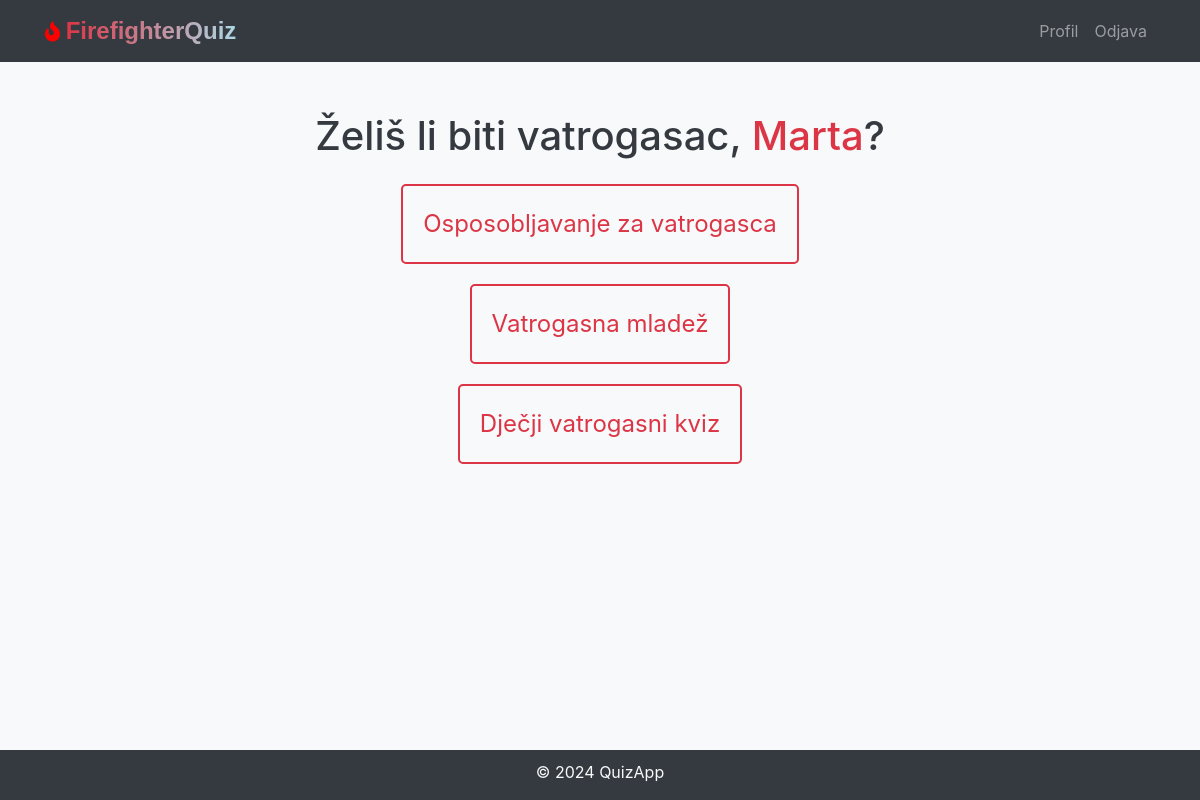
/welcome (signed in), run on the app's committed database.
### models.py (models this page shows, shortened)
class User(db.Model, UserMixin):
    id = db.Column(db.Integer, primary_key=True)
    username = db.Column(db.String(20), unique=True, nullable=False)
    first_name = db.Column(db.String(50), nullable=False)
    last_name = db.Column(db.String(50), nullable=False)
    email = db.Column(db.String(120), unique=True, nullable=False)
    password_hash = db.Column(db.String(128), nullable=False)
    quiz_scores = db.relationship('QuizScore', backref='user', lazy=True)
    is_admin = db.Column(db.Boolean, default=False, nullable=False)

class Quiz(db.Model):
    id = db.Column(db.Integer, primary_key=True)
    quiz_name = db.Column(db.String(255), nullable=False)  # Ensure this matches your actual database column name
    questions = db.relationship('Question', backref='quiz', lazy=True)
    quiz_scores = db.relationship('QuizScore', backref='quiz', lazy=True)

### views.py (the view)
@views_app.route('/welcome')
@login_required
def welcome():
    quizzes = Quiz.query.all()
    return render_template('welcome.html', username=current_user.username, quizzes=quizzes)

### models.py (called while the page is built)
@login_manager.user_loader
def load_user(user_id):
    return User.query.get(int(user_id))

### templates/welcome.html (shortened to what this page needs)
<!DOCTYPE html>
<html lang="en">
<head>
    <link rel="stylesheet" href="https://maxcdn.bootstrapcdn.com/bootstrap/4.5.2/css/bootstrap.min.css">
    <link rel="stylesheet" href="{{ url_for('static', filename='css/styles-welcome.css') }}">
    <link rel="stylesheet" href="{{ url_for('static', filename='css/styles.css') }}">
    <link rel="stylesheet" href="https://cdnjs.cloudflare.com/ajax/libs/font-awesome/5.15.1/css/all.min.css"  />
</head>
<body>
{% include 'navbar.html' %}
<div class="container-welcome text-center">
    <h1 class="welcome-text text-dark">Želiš li biti vatrogasac, <span style="color: #dc3545;">{{ current_user.first_name }}</span>?</h1>
    <div class="quiz-links mt-4 mx-auto">
        {% for quiz in quizzes %}
            <a href="{{ url_for('views.quiz', quiz_id=quiz.id) }}" class="quiz-block">
                <div class="quiz-link">{{ quiz.quiz_name }}</div>
            </a>
        {% endfor %}
    </div>
</div>
{% include 'footer.html' %}
</body>
</html>

### static/css/styles-welcome.css (style rules this page uses)
body { background-color: #f8f9fa; }
.container-welcome { text-align: center; margin-top: 50px; }
.welcome-text { margin-bottom: 20px; }
.quiz-links { display: flex; justify-content: center; flex-direction: column; align-items: center; }
.quiz-block { flex-basis: 100%; margin-bottom: 20px; padding: 20px; border: 2px solid #dc3545; border-radius: 5px; text-align: center; transition: background-color 0.3s; position: relative; color: #dc3545; }
.quiz-block, .quiz-block:link, .quiz-block:visited, .quiz-block:hover, .quiz-block:active { text-decoration: none; }
.quiz-link { text-decoration: none; font-size: 1.5rem; display: block; position: relative; z-index: 1; }
.quiz-link:before { content: ''; position: absolute; width: 100%; height: 100%; top: 0; left: 0; z-index: -1; }

### data on the page
User: first_name "Marta"
Quiz: quiz_name "Osposobljavanje za vatrogasca"
Quiz: quiz_name "Vatrogasna mladež"
Quiz: quiz_name "Dječji vatrogasni kviz"
